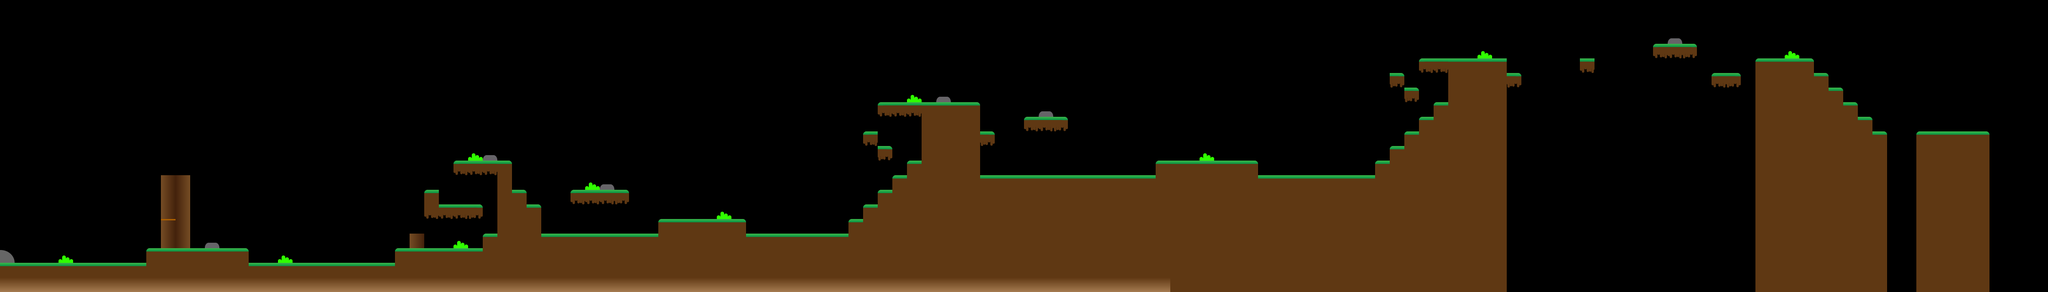

A 2D game scene composited from a Tiled map and its tileset images. What follows is a short description and the map's XML, with each tile layer's data collapsed to a summary:
An orthogonal 140x20 tile map with 32x32 px tiles, 1 tile layer (floor) and 6 objects (treePlatform, PlayerSpawner, Spawner).

<map version="1.2" tiledversion="1.3.4" orientation="orthogonal" renderorder="right-down" width="140" height="20" tilewidth="32" tileheight="32" infinite="0" nextlayerid="7" nextobjectid="9">
 <editorsettings>
  <export target="lvl2.json" format="json" />
 </editorsettings>
 <tileset firstgid="1" name="lvl2_sprites" tilewidth="32" tileheight="32" tilecount="256" columns="16">
  <image source="lvl1_assets.png" width="512" height="512" />
  <tile id="0">
   <properties>
    <property name="collides" type="bool" value="true" />
   </properties>
   <objectgroup draworder="index" id="2">
    <object id="1" x="0" y="5" width="31" height="28" />
   </objectgroup>
  </tile>
  <tile id="1">
   <properties>
    <property name="collides" type="bool" value="true" />
   </properties>
  </tile>
  <tile id="2">
   <properties>
    <property name="collides" type="bool" value="true" />
   </properties>
  </tile>
  <tile id="4">
   <properties>
    <property name="collides" type="bool" value="true" />
   </properties>
  </tile>
  <tile id="5">
   <properties>
    <property name="collides" type="bool" value="true" />
   </properties>
  </tile>
  <tile id="6">
   <properties>
    <property name="collides" type="bool" value="true" />
   </properties>
  </tile>
  <tile id="16">
   <objectgroup draworder="index" id="2">
    <object id="1" x="2" y="1" width="29" height="31" />
   </objectgroup>
  </tile>
  <tile id="18">
   <properties>
    <property name="collides" type="bool" value="true" />
   </properties>
  </tile>
  <tile id="19">
   <properties>
    <property name="collides" type="bool" value="true" />
   </properties>
   <objectgroup draworder="index" id="2">
    <object id="1" x="0.181818" y="31.5455">
     <polygon points="0,0 0,-27.3636 9.54545,-26.1818 23.6364,-18.1818 30.4545,-6.90909 31.5455,0" />
    </object>
   </objectgroup>
  </tile>
  <tile id="34">
   <properties>
    <property name="collides" type="bool" value="true" />
   </properties>
  </tile>
  <tile id="37">
   <properties>
    <property name="collides" type="bool" value="true" />
   </properties>
   <objectgroup draworder="index" id="3">
    <object id="3" name="treePlatform" x="0.0909091" y="0.0909091" width="31.8182" height="3.09091" />
   </objectgroup>
  </tile>
 </tileset>
 <layer id="1" name="floor" width="140" height="20">
  <data>[2800 cells, 868 non-empty, 12 distinct tile ids]</data>
 </layer>
 <objectgroup id="6" name="playerSpawn" locked="1">
  <object id="7" name="PlayerSpawner" gid="36" x="128.667" y="544" width="32" height="32">
   <properties>
    <property name="name" value="Bartek" />
   </properties>
  </object>
  <object id="8" name="Spawner" x="191.333" y="480" width="34" height="30.6667" />
 </objectgroup>
</map>